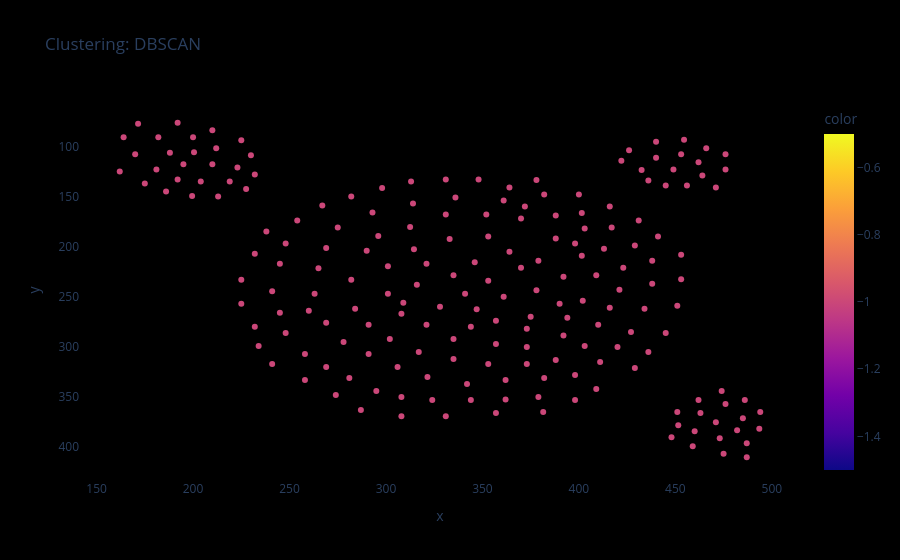
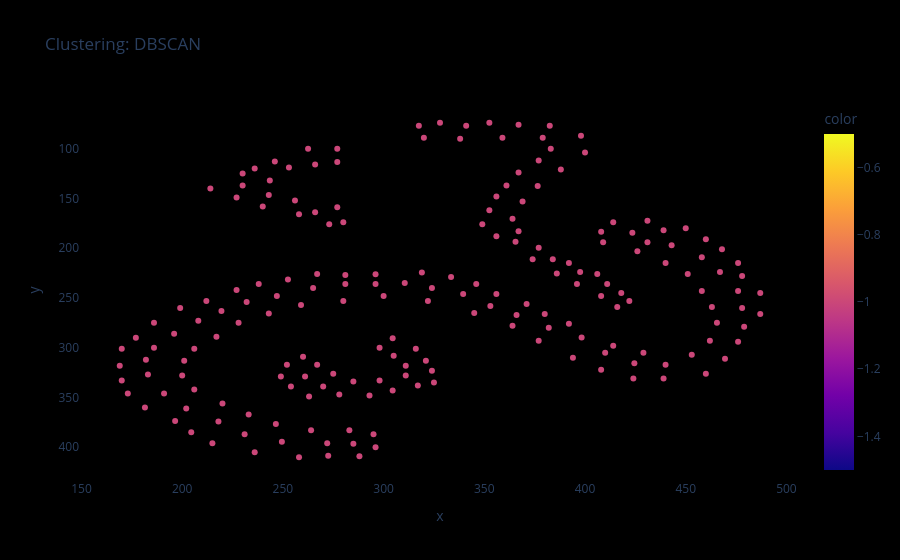
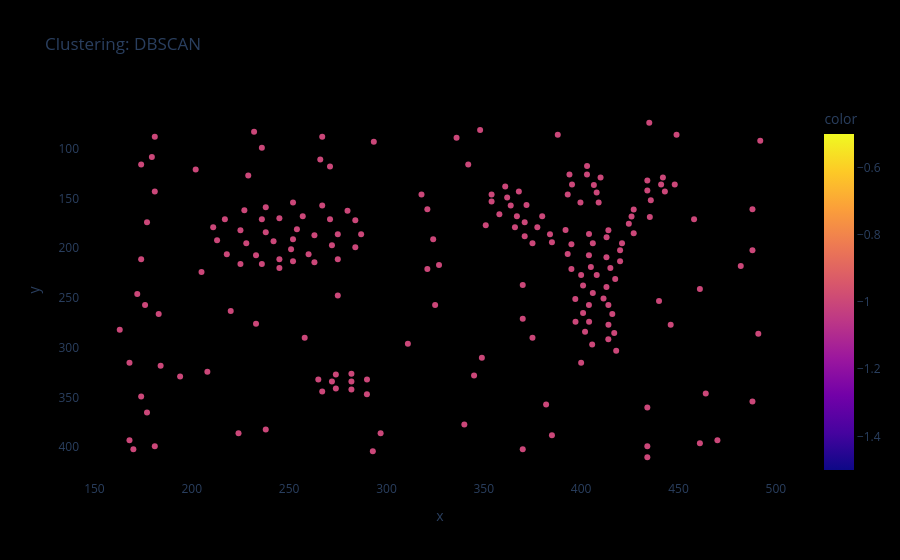
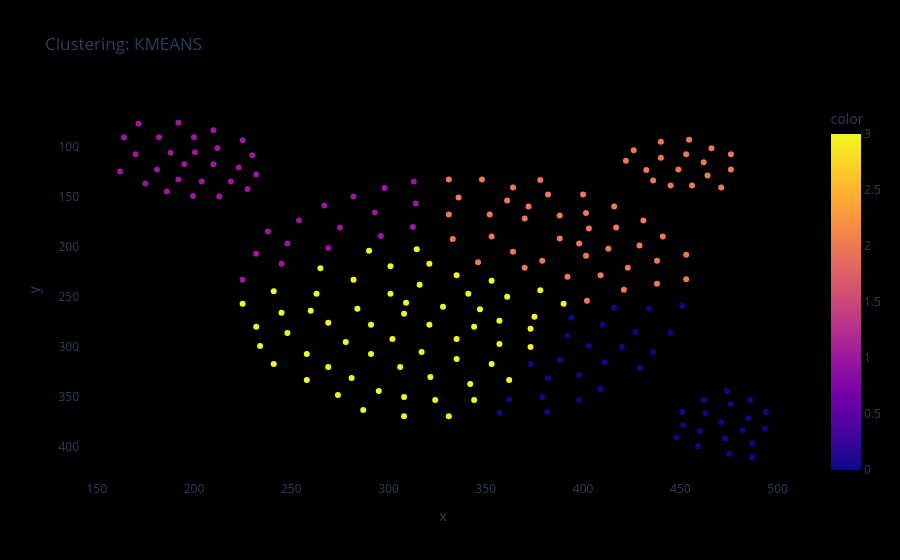

The notebook cell these images were saved under, in order:
### Code cell
from sklearn.cluster import DBSCAN, KMeans, AgglomerativeClustering
import plotly.express as px


def solve(model_name, points):
    if model_name == 'dbscan':
        model = DBSCAN(eps=4, min_samples=4).fit(points)
        labels = model.labels_
    elif model_name == 'kmeans':
        model = KMeans(n_clusters=4).fit(points)
        labels = model.labels_
    elif model_name == 'agg':
        model = AgglomerativeClustering(n_clusters=4).fit(points)
        labels = model.labels_

    fig = px.scatter(x=points[:, 0], y=points[:, 1], color=labels, title=f'Clustering: {model_name.upper()}')
    fig.update_layout(plot_bgcolor='black', paper_bgcolor='black', xaxis_showgrid=False, yaxis_showgrid=False)
    fig.update_yaxes(autorange='reversed')
    fig.show()
    
models = ['dbscan', 'kmeans', 'agg']

for model_name in models:
    for points in images_points:
        solve(model_name, points)

### Figure 1 — Plotly figure (JSON) as saved in the notebook; plotly's stock layout.template omitted (floating-point values rounded to 4 significant figures; data arrays with more than 128 entries replaced by an {"elided": "..."} marker saying what was removed)
{"data": [{"hovertemplate": "x=%{x}<br>y=%{y}<br>color=%{marker.color}<extra></extra>", "legendgroup": "", "marker": {"color": {"elided": "200 int values"}, "coloraxis": "coloraxis", "symbol": "circle"}, "mode": "markers", "name": "", "orientation": "v", "showlegend": false, "type": "scatter", "x": {"elided": "200 float values"}, "xaxis": "x", "y": {"elided": "200 float values"}, "yaxis": "y"}], "layout": {"coloraxis": {"colorbar": {"title": {"text": "color"}}, "colorscale": [[0, "#0d0887"], [0.1111, "#46039f"], [0.2222, "#7201a8"], [0.3333, "#9c179e"], [0.4444, "#bd3786"], [0.5556, "#d8576b"], [0.6667, "#ed7953"], [0.7778, "#fb9f3a"], [0.8889, "#fdca26"], [1, "#f0f921"]]}, "legend": {"tracegroupgap": 0}, "paper_bgcolor": "black", "plot_bgcolor": "black", "title": {"text": "Clustering: DBSCAN"}, "xaxis": {"anchor": "y", "domain": [0, 1], "showgrid": false, "title": {"text": "x"}}, "yaxis": {"anchor": "x", "autorange": "reversed", "domain": [0, 1], "showgrid": false, "title": {"text": "y"}}}}

### Figure 2 — Plotly figure (JSON) as saved in the notebook; plotly's stock layout.template omitted (floating-point values rounded to 4 significant figures; data arrays with more than 128 entries replaced by an {"elided": "..."} marker saying what was removed)
{"data": [{"hovertemplate": "x=%{x}<br>y=%{y}<br>color=%{marker.color}<extra></extra>", "legendgroup": "", "marker": {"color": {"elided": "198 int values"}, "coloraxis": "coloraxis", "symbol": "circle"}, "mode": "markers", "name": "", "orientation": "v", "showlegend": false, "type": "scatter", "x": {"elided": "198 float values"}, "xaxis": "x", "y": {"elided": "198 float values"}, "yaxis": "y"}], "layout": {"coloraxis": {"colorbar": {"title": {"text": "color"}}, "colorscale": [[0, "#0d0887"], [0.1111, "#46039f"], [0.2222, "#7201a8"], [0.3333, "#9c179e"], [0.4444, "#bd3786"], [0.5556, "#d8576b"], [0.6667, "#ed7953"], [0.7778, "#fb9f3a"], [0.8889, "#fdca26"], [1, "#f0f921"]]}, "legend": {"tracegroupgap": 0}, "paper_bgcolor": "black", "plot_bgcolor": "black", "title": {"text": "Clustering: DBSCAN"}, "xaxis": {"anchor": "y", "domain": [0, 1], "showgrid": false, "title": {"text": "x"}}, "yaxis": {"anchor": "x", "autorange": "reversed", "domain": [0, 1], "showgrid": false, "title": {"text": "y"}}}}

### Figure 3 — Plotly figure (JSON) as saved in the notebook; plotly's stock layout.template omitted (floating-point values rounded to 4 significant figures; data arrays with more than 128 entries replaced by an {"elided": "..."} marker saying what was removed)
{"data": [{"hovertemplate": "x=%{x}<br>y=%{y}<br>color=%{marker.color}<extra></extra>", "legendgroup": "", "marker": {"color": {"elided": "195 int values"}, "coloraxis": "coloraxis", "symbol": "circle"}, "mode": "markers", "name": "", "orientation": "v", "showlegend": false, "type": "scatter", "x": {"elided": "195 float values"}, "xaxis": "x", "y": {"elided": "195 float values"}, "yaxis": "y"}], "layout": {"coloraxis": {"colorbar": {"title": {"text": "color"}}, "colorscale": [[0, "#0d0887"], [0.1111, "#46039f"], [0.2222, "#7201a8"], [0.3333, "#9c179e"], [0.4444, "#bd3786"], [0.5556, "#d8576b"], [0.6667, "#ed7953"], [0.7778, "#fb9f3a"], [0.8889, "#fdca26"], [1, "#f0f921"]]}, "legend": {"tracegroupgap": 0}, "paper_bgcolor": "black", "plot_bgcolor": "black", "title": {"text": "Clustering: DBSCAN"}, "xaxis": {"anchor": "y", "domain": [0, 1], "showgrid": false, "title": {"text": "x"}}, "yaxis": {"anchor": "x", "autorange": "reversed", "domain": [0, 1], "showgrid": false, "title": {"text": "y"}}}}

### Figure 4 — Plotly figure (JSON) as saved in the notebook; plotly's stock layout.template omitted (floating-point values rounded to 4 significant figures; data arrays with more than 128 entries replaced by an {"elided": "..."} marker saying what was removed)
{"data": [{"hovertemplate": "x=%{x}<br>y=%{y}<br>color=%{marker.color}<extra></extra>", "legendgroup": "", "marker": {"color": {"elided": "200 int values"}, "coloraxis": "coloraxis", "symbol": "circle"}, "mode": "markers", "name": "", "orientation": "v", "showlegend": false, "type": "scatter", "x": {"elided": "200 float values"}, "xaxis": "x", "y": {"elided": "200 float values"}, "yaxis": "y"}], "layout": {"coloraxis": {"colorbar": {"title": {"text": "color"}}, "colorscale": [[0, "#0d0887"], [0.1111, "#46039f"], [0.2222, "#7201a8"], [0.3333, "#9c179e"], [0.4444, "#bd3786"], [0.5556, "#d8576b"], [0.6667, "#ed7953"], [0.7778, "#fb9f3a"], [0.8889, "#fdca26"], [1, "#f0f921"]]}, "legend": {"tracegroupgap": 0}, "paper_bgcolor": "black", "plot_bgcolor": "black", "title": {"text": "Clustering: KMEANS"}, "xaxis": {"anchor": "y", "domain": [0, 1], "showgrid": false, "title": {"text": "x"}}, "yaxis": {"anchor": "x", "autorange": "reversed", "domain": [0, 1], "showgrid": false, "title": {"text": "y"}}}}
